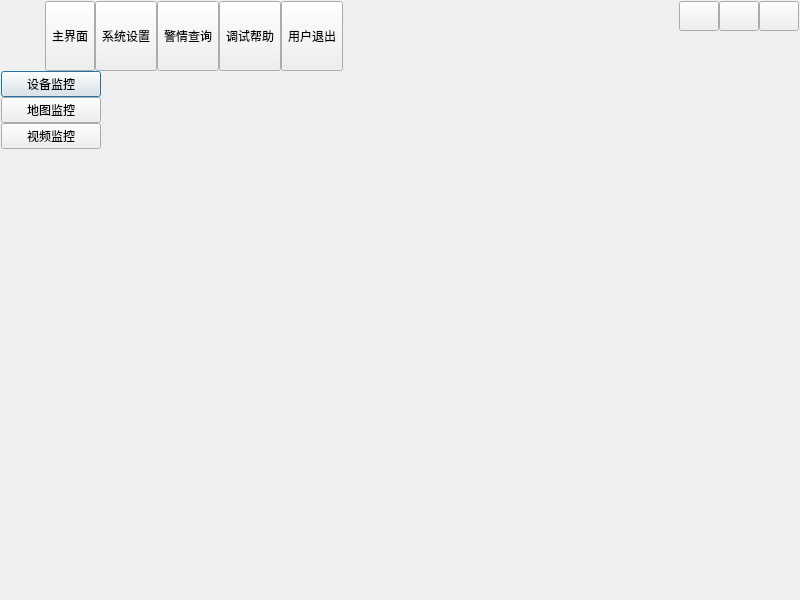
<?xml version="1.0" encoding="UTF-8"?>
<ui version="4.0">
 <class>UIDemo2</class>
 <widget class="QDialog" name="UIDemo2">
  <property name="geometry">
   <rect>
    <x>0</x>
    <y>0</y>
    <width>800</width>
    <height>600</height>
   </rect>
  </property>
  <property name="windowTitle">
   <string>Form</string>
  </property>
  <layout class="QGridLayout" name="gridLayout">
   <property name="leftMargin">
    <number>1</number>
   </property>
   <property name="topMargin">
    <number>1</number>
   </property>
   <property name="rightMargin">
    <number>1</number>
   </property>
   <property name="bottomMargin">
    <number>1</number>
   </property>
   <property name="spacing">
    <number>0</number>
   </property>
   <item row="0" column="0" colspan="2">
    <widget class="QWidget" name="widget_title" native="true">
     <property name="sizePolicy">
      <sizepolicy hsizetype="Preferred" vsizetype="Fixed">
       <horstretch>0</horstretch>
       <verstretch>0</verstretch>
      </sizepolicy>
     </property>
     <layout class="QHBoxLayout" name="horizontalLayout_2">
      <property name="spacing">
       <number>10</number>
      </property>
      <property name="leftMargin">
       <number>10</number>
      </property>
      <property name="topMargin">
       <number>0</number>
      </property>
      <property name="rightMargin">
       <number>0</number>
      </property>
      <property name="bottomMargin">
       <number>0</number>
      </property>
      <item>
       <widget class="QLabel" name="lab_Ico">
        <property name="text">
         <string/>
        </property>
        <property name="alignment">
         <set>Qt::AlignCenter</set>
        </property>
       </widget>
      </item>
      <item>
       <widget class="QLabel" name="lab_Title">
        <property name="styleSheet">
         <string notr="true"/>
        </property>
        <property name="text">
         <string/>
        </property>
        <property name="alignment">
         <set>Qt::AlignLeading|Qt::AlignLeft|Qt::AlignVCenter</set>
        </property>
       </widget>
      </item>
      <item>
       <widget class="QWidget" name="widget_top" native="true">
        <layout class="QHBoxLayout" name="horizontalLayout_3">
         <property name="spacing">
          <number>0</number>
         </property>
         <property name="leftMargin">
          <number>0</number>
         </property>
         <property name="topMargin">
          <number>0</number>
         </property>
         <property name="rightMargin">
          <number>0</number>
         </property>
         <property name="bottomMargin">
          <number>0</number>
         </property>
         <item>
          <widget class="QToolButton" name="btnMain">
           <property name="sizePolicy">
            <sizepolicy hsizetype="Fixed" vsizetype="Expanding">
             <horstretch>0</horstretch>
             <verstretch>0</verstretch>
            </sizepolicy>
           </property>
           <property name="text">
            <string>主界面</string>
           </property>
           <property name="icon">
            <iconset resource="demo.qrc">
             <normaloff>:/demo/main_main.png</normaloff>:/demo/main_main.png</iconset>
           </property>
           <property name="toolButtonStyle">
            <enum>Qt::ToolButtonTextUnderIcon</enum>
           </property>
          </widget>
         </item>
         <item>
          <widget class="QToolButton" name="btnConfig">
           <property name="sizePolicy">
            <sizepolicy hsizetype="Fixed" vsizetype="Expanding">
             <horstretch>0</horstretch>
             <verstretch>0</verstretch>
            </sizepolicy>
           </property>
           <property name="text">
            <string>系统设置</string>
           </property>
           <property name="icon">
            <iconset resource="demo.qrc">
             <normaloff>:/demo/main_config.png</normaloff>:/demo/main_config.png</iconset>
           </property>
           <property name="toolButtonStyle">
            <enum>Qt::ToolButtonTextUnderIcon</enum>
           </property>
          </widget>
         </item>
         <item>
          <widget class="QToolButton" name="btnData">
           <property name="sizePolicy">
            <sizepolicy hsizetype="Fixed" vsizetype="Expanding">
             <horstretch>0</horstretch>
             <verstretch>0</verstretch>
            </sizepolicy>
           </property>
           <property name="text">
            <string>警情查询</string>
           </property>
           <property name="icon">
            <iconset resource="demo.qrc">
             <normaloff>:/demo/main_data.png</normaloff>:/demo/main_data.png</iconset>
           </property>
           <property name="checked">
            <bool>false</bool>
           </property>
           <property name="toolButtonStyle">
            <enum>Qt::ToolButtonTextUnderIcon</enum>
           </property>
          </widget>
         </item>
         <item>
          <widget class="QToolButton" name="btnHelp">
           <property name="sizePolicy">
            <sizepolicy hsizetype="Fixed" vsizetype="Expanding">
             <horstretch>0</horstretch>
             <verstretch>0</verstretch>
            </sizepolicy>
           </property>
           <property name="styleSheet">
            <string notr="true"/>
           </property>
           <property name="text">
            <string>调试帮助</string>
           </property>
           <property name="icon">
            <iconset resource="demo.qrc">
             <normaloff>:/demo/main_help.png</normaloff>:/demo/main_help.png</iconset>
           </property>
           <property name="toolButtonStyle">
            <enum>Qt::ToolButtonTextUnderIcon</enum>
           </property>
          </widget>
         </item>
         <item>
          <widget class="QToolButton" name="btnExit">
           <property name="sizePolicy">
            <sizepolicy hsizetype="Fixed" vsizetype="Expanding">
             <horstretch>0</horstretch>
             <verstretch>0</verstretch>
            </sizepolicy>
           </property>
           <property name="styleSheet">
            <string notr="true"/>
           </property>
           <property name="text">
            <string>用户退出</string>
           </property>
           <property name="icon">
            <iconset resource="demo.qrc">
             <normaloff>:/demo/main_exit.png</normaloff>:/demo/main_exit.png</iconset>
           </property>
           <property name="toolButtonStyle">
            <enum>Qt::ToolButtonTextUnderIcon</enum>
           </property>
          </widget>
         </item>
        </layout>
       </widget>
      </item>
      <item>
       <spacer name="horizontalSpacer">
        <property name="orientation">
         <enum>Qt::Horizontal</enum>
        </property>
        <property name="sizeHint" stdset="0">
         <size>
          <width>40</width>
          <height>20</height>
         </size>
        </property>
       </spacer>
      </item>
      <item>
       <widget class="QWidget" name="widget_menu" native="true">
        <layout class="QGridLayout" name="gridLayout_2">
         <property name="leftMargin">
          <number>0</number>
         </property>
         <property name="topMargin">
          <number>0</number>
         </property>
         <property name="rightMargin">
          <number>0</number>
         </property>
         <property name="bottomMargin">
          <number>0</number>
         </property>
         <property name="spacing">
          <number>0</number>
         </property>
         <item row="1" column="1" colspan="3">
          <spacer name="verticalSpacer">
           <property name="orientation">
            <enum>Qt::Vertical</enum>
           </property>
           <property name="sizeHint" stdset="0">
            <size>
             <width>20</width>
             <height>40</height>
            </size>
           </property>
          </spacer>
         </item>
         <item row="0" column="1">
          <widget class="QPushButton" name="btnMenu_Min">
           <property name="sizePolicy">
            <sizepolicy hsizetype="Minimum" vsizetype="Expanding">
             <horstretch>0</horstretch>
             <verstretch>0</verstretch>
            </sizepolicy>
           </property>
           <property name="minimumSize">
            <size>
             <width>30</width>
             <height>30</height>
            </size>
           </property>
           <property name="cursor">
            <cursorShape>ArrowCursor</cursorShape>
           </property>
           <property name="focusPolicy">
            <enum>Qt::NoFocus</enum>
           </property>
           <property name="toolTip">
            <string>最小化</string>
           </property>
           <property name="text">
            <string/>
           </property>
          </widget>
         </item>
         <item row="0" column="3">
          <widget class="QPushButton" name="btnMenu_Close">
           <property name="sizePolicy">
            <sizepolicy hsizetype="Minimum" vsizetype="Expanding">
             <horstretch>0</horstretch>
             <verstretch>0</verstretch>
            </sizepolicy>
           </property>
           <property name="minimumSize">
            <size>
             <width>30</width>
             <height>30</height>
            </size>
           </property>
           <property name="cursor">
            <cursorShape>ArrowCursor</cursorShape>
           </property>
           <property name="focusPolicy">
            <enum>Qt::NoFocus</enum>
           </property>
           <property name="toolTip">
            <string>关闭</string>
           </property>
           <property name="text">
            <string/>
           </property>
          </widget>
         </item>
         <item row="0" column="2">
          <widget class="QPushButton" name="btnMenu_Max">
           <property name="sizePolicy">
            <sizepolicy hsizetype="Minimum" vsizetype="Expanding">
             <horstretch>0</horstretch>
             <verstretch>0</verstretch>
            </sizepolicy>
           </property>
           <property name="minimumSize">
            <size>
             <width>30</width>
             <height>30</height>
            </size>
           </property>
           <property name="focusPolicy">
            <enum>Qt::NoFocus</enum>
           </property>
           <property name="text">
            <string/>
           </property>
          </widget>
         </item>
        </layout>
       </widget>
      </item>
     </layout>
    </widget>
   </item>
   <item row="1" column="0">
    <widget class="QWidget" name="widget_left" native="true">
     <property name="minimumSize">
      <size>
       <width>100</width>
       <height>0</height>
      </size>
     </property>
     <property name="maximumSize">
      <size>
       <width>100</width>
       <height>16777215</height>
      </size>
     </property>
     <layout class="QVBoxLayout" name="verticalLayout">
      <property name="spacing">
       <number>0</number>
      </property>
      <property name="leftMargin">
       <number>0</number>
      </property>
      <property name="topMargin">
       <number>0</number>
      </property>
      <property name="rightMargin">
       <number>0</number>
      </property>
      <property name="bottomMargin">
       <number>0</number>
      </property>
      <item>
       <widget class="QPushButton" name="btn1">
        <property name="text">
         <string>设备监控</string>
        </property>
       </widget>
      </item>
      <item>
       <widget class="QPushButton" name="btn2">
        <property name="text">
         <string>地图监控</string>
        </property>
       </widget>
      </item>
      <item>
       <widget class="QPushButton" name="btn3">
        <property name="text">
         <string>视频监控</string>
        </property>
       </widget>
      </item>
      <item>
       <spacer name="verticalSpacer_2">
        <property name="orientation">
         <enum>Qt::Vertical</enum>
        </property>
        <property name="sizeHint" stdset="0">
         <size>
          <width>20</width>
          <height>456</height>
         </size>
        </property>
       </spacer>
      </item>
     </layout>
    </widget>
   </item>
   <item row="1" column="1">
    <widget class="QWidget" name="widget_main" native="true">
     <layout class="QVBoxLayout" name="verticalLayout_2">
      <item>
       <widget class="QLabel" name="label">
        <property name="text">
         <string/>
        </property>
        <property name="alignment">
         <set>Qt::AlignCenter</set>
        </property>
       </widget>
      </item>
     </layout>
    </widget>
   </item>
  </layout>
 </widget>
 <resources>
  <include location="demo.qrc"/>
 </resources>
 <connections/>
</ui>
